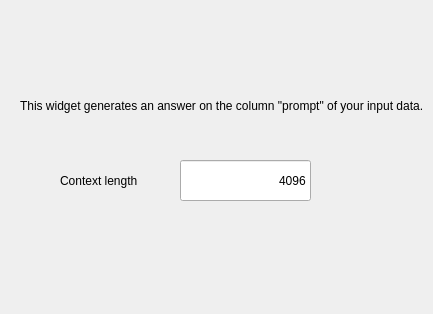
<?xml version="1.0" encoding="UTF-8"?>
<ui version="4.0">
 <class>Form</class>
 <widget class="QWidget" name="Form">
  <property name="geometry">
   <rect>
    <x>0</x>
    <y>0</y>
    <width>433</width>
    <height>314</height>
   </rect>
  </property>
  <property name="windowTitle">
   <string>Form</string>
  </property>
  <widget class="QLabel" name="Description">
   <property name="geometry">
    <rect>
     <x>20</x>
     <y>80</y>
     <width>411</width>
     <height>51</height>
    </rect>
   </property>
   <property name="text">
    <string>This widget generates an answer on the column &quot;prompt&quot; of your input data.</string>
   </property>
   <property name="textFormat">
    <enum>Qt::AutoText</enum>
   </property>
   <property name="alignment">
    <set>Qt::AlignLeading|Qt::AlignLeft|Qt::AlignVCenter</set>
   </property>
   <property name="wordWrap">
    <bool>true</bool>
   </property>
  </widget>
  <widget class="QLabel" name="label">
   <property name="geometry">
    <rect>
     <x>60</x>
     <y>170</y>
     <width>121</width>
     <height>21</height>
    </rect>
   </property>
   <property name="text">
    <string>Context length</string>
   </property>
  </widget>
  <widget class="QLineEdit" name="lineEdit">
   <property name="geometry">
    <rect>
     <x>180</x>
     <y>160</y>
     <width>131</width>
     <height>41</height>
    </rect>
   </property>
   <property name="text">
    <string>4096</string>
   </property>
   <property name="alignment">
    <set>Qt::AlignRight|Qt::AlignTrailing|Qt::AlignVCenter</set>
   </property>
  </widget>
 </widget>
 <resources/>
 <connections/>
</ui>
